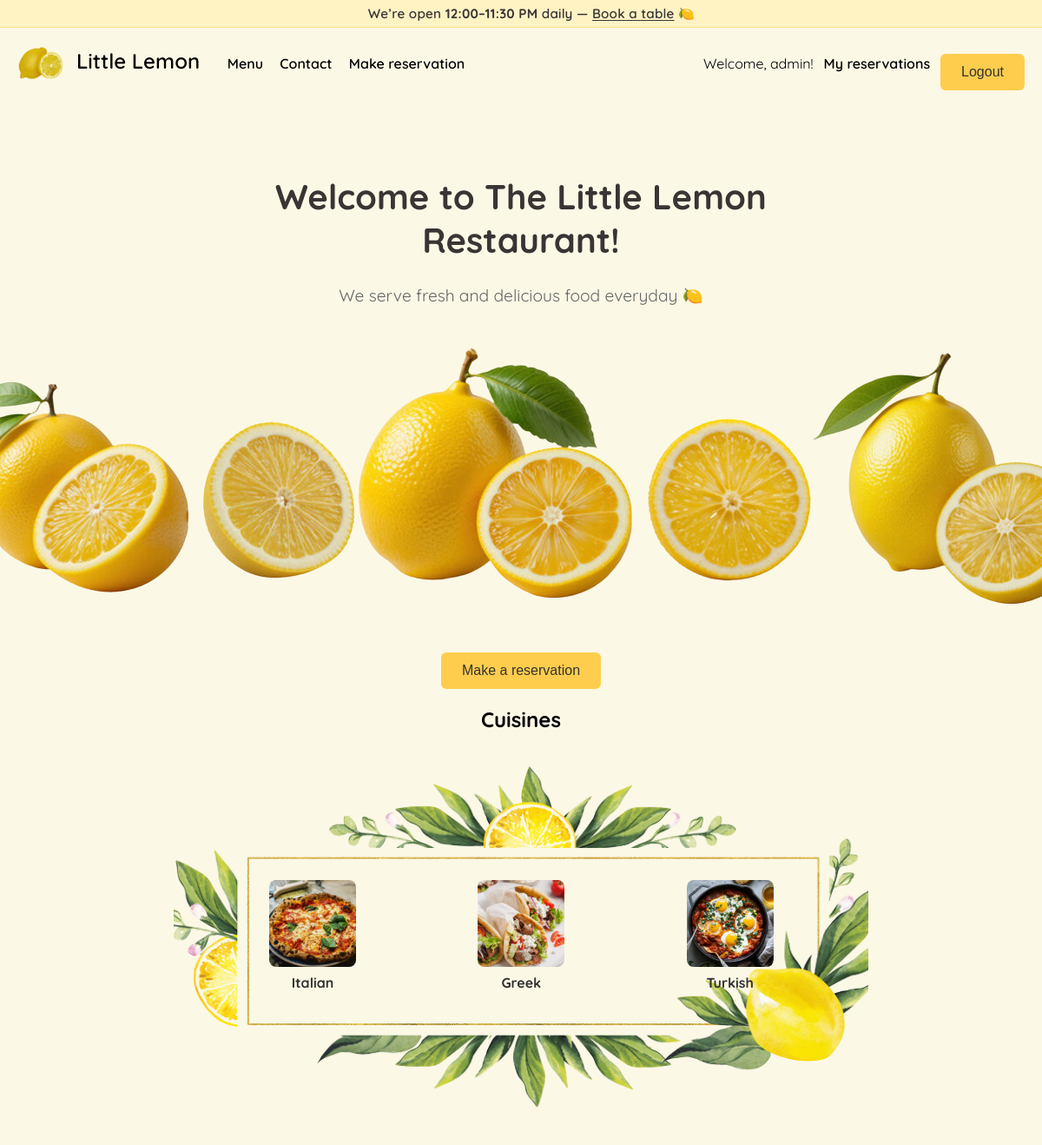
The app's page / (signed in) with its own data.
### restaurant/models.py (models this page shows, shortened)
class MenuCategory(models.Model):
    menu_category_name = models.CharField(max_length=200)
    image = models.ImageField(upload_to='categories/', blank=True, null=True)

### restaurant/views.py (the view)
# urls.py: 2. Add a URL to urlpatterns:  path('', views.home, name='home')
def home(request):
    categories = MenuCategory.objects.all()
    return render(request, 'restaurant/home.html', {'categories': categories})

### restaurant/templates/restaurant/home.html (shortened to what this page needs)
{% extends 'restaurant/base.html' %}
{% load static %}
{% block content %}
    <h1 style>Welcome to The Little Lemon Restaurant!</h1>
    <p>We serve fresh and delicious food everyday 🍋</p>
   <div class="full-bleed">
  <img src="{% static 'restaurant/lemon.png' %}" alt="The Little Lemon Restaurant" class="home-image hero-img">
  </div>
    {% if user.is_authenticated %}
        <button onclick="location.href='/reserve/'">Make a reservation</button>
    {%endif%}
<h2>Cuisines</h2>
<div class="cuisine-section">
  <div class="cuisine-grid">
      {% for category in categories %}
          <a href="/menu/#{{ category.menu_category_name|slugify }}" class="cuisine-card">
              {% if category.image %}
                  <img src="{{ category.image.url }}" alt="{{ category.menu_category_name }}">
              {% else %}
                  <img src="{% static 'default_cuisine.jpg' %}" alt="{{ category.menu_category_name }}">
              {% endif %}
              <span>{{ category.menu_category_name }}</span>
          </a>
      {% endfor %}
  </div>
</div>
{% endblock %}

### restaurant/templates/restaurant/base.html (shortened to what this page needs)
{% load static %}
<!DOCTYPE html>
<html>
<head>
    <link rel="stylesheet" href="{% static 'restaurant/styles.css' %}">
</head>
<body>
{% block site_banner %}
<div class="announcement full-bleed">
  <span>
    We’re open <strong>12:00–11:30 PM</strong> daily —
    <a href="/reserve/">Book a table</a> 🍋
  </span>
</div>
{% endblock %}
<nav class="nav">
  <div class="nav-content">
    <div class="nav-left">
        <a href="/" class="brand">
            <img src="{% static 'restaurant/lemonlogo.gif' %}" alt="Little Lemon Logo" class="nav-logo"> Little Lemon
        </a>
      <a href="/menu/">Menu</a>
      <a href="/contact/">Contact</a>
      {% if user.is_authenticated %}
        <a href="/reserve/">Make reservation</a>
      {% endif %}
    </div>
    <div class="nav-right">
      {% if user.is_authenticated %}
        <span class="welcome">Welcome, {{ user.username }}!</span>
        <a href="/my-reservations/">My reservations</a>
    <form method="post" action="{% url 'logout' %}" class="logout-form">
    <button type="submit" class="btn btn-nav">Logout</button>
    </form>
      {% else %}
        <a href="{% url 'login' %}">Login</a>
      {% endif %}
    </div>
  </div>
</nav>
<div class="container">
    {% block content %}
    {% endblock %}
</div>
</body>
</html>

### restaurant/static/restaurant/styles.css (style rules this page uses)
body { font-family: 'Quicksand', sans-serif; margin: 0; background-color: #fcf8e6; }
.container { max-width: 800px; margin: 40px auto; padding: 20px; text-align: center; }
h1 { font-size: 2.5em; color: #3b3434; }
p { font-size: 1.2em; color: #666; }
button { background-color: #ffcd4d; color: #333; padding: 12px 24px; font-size: 1em; border: none; border-radius: 6px; cursor: pointer; margin-top: 20px; transition: background-color 0.3s ease; }
.home-image { border-radius: 15px; display: block; margin: 20px auto; }
.full-bleed { width: 100vw; margin-left: calc(50% - 50vw); margin-right: calc(50% - 50vw); }
.hero-img { display: block; width:100%; height: clamp(120px, 45vh, 520px); object-fit: cover; }
.full-bleed .home-image { border-radius: 0; margin: 0; }
.nav { padding: 10px 20px; border-radius: 8px; display: flex; justify-content: center; align-items: center; color: #000; }
.nav-content { display: flex; justify-content: space-between; align-items: center; width: 100%; max-width: 1200px; }
.nav-left a { margin-right: 15px; text-decoration: none; color: #000; font-weight: 600; }
.nav-left .brand { font-weight: 600; font-size: 1.5em; margin-right: 25px; }
.nav-right { display: flex; align-items: center; gap: 12px; }
.nav-right a { text-decoration: none; font-weight: 600; color: #000; }
.welcome { font-size: 1em; color: #000000; }
.announcement { background: #fff3c4; border-bottom: 1px solid #ffe08a; text-align: center; padding: 6px 12px; font-size: 0.95rem; color: #3b3434; font-weight: 600; letter-spacing: 0.2px; }
.announcement a { color: inherit; text-decoration: underline; text-underline-offset: 2px; }
.nav-logo { height: 40px; width: auto; vertical-align: middle; margin-right: 8px; }

### records on screen
MenuCategory: image (picture), menu_category_name "Italian"
MenuCategory: image (picture), menu_category_name "Greek"
MenuCategory: image (picture), menu_category_name "Turkish"

### other values on screen
{{ user.username }} "admin"
